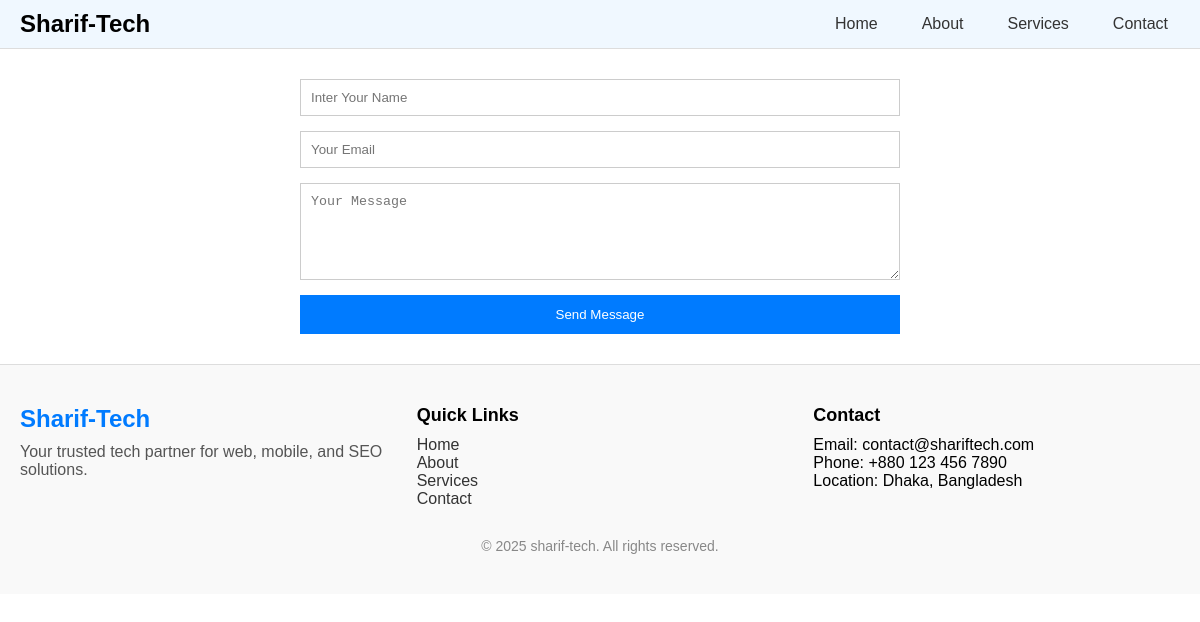
The app's page /service/, older data.
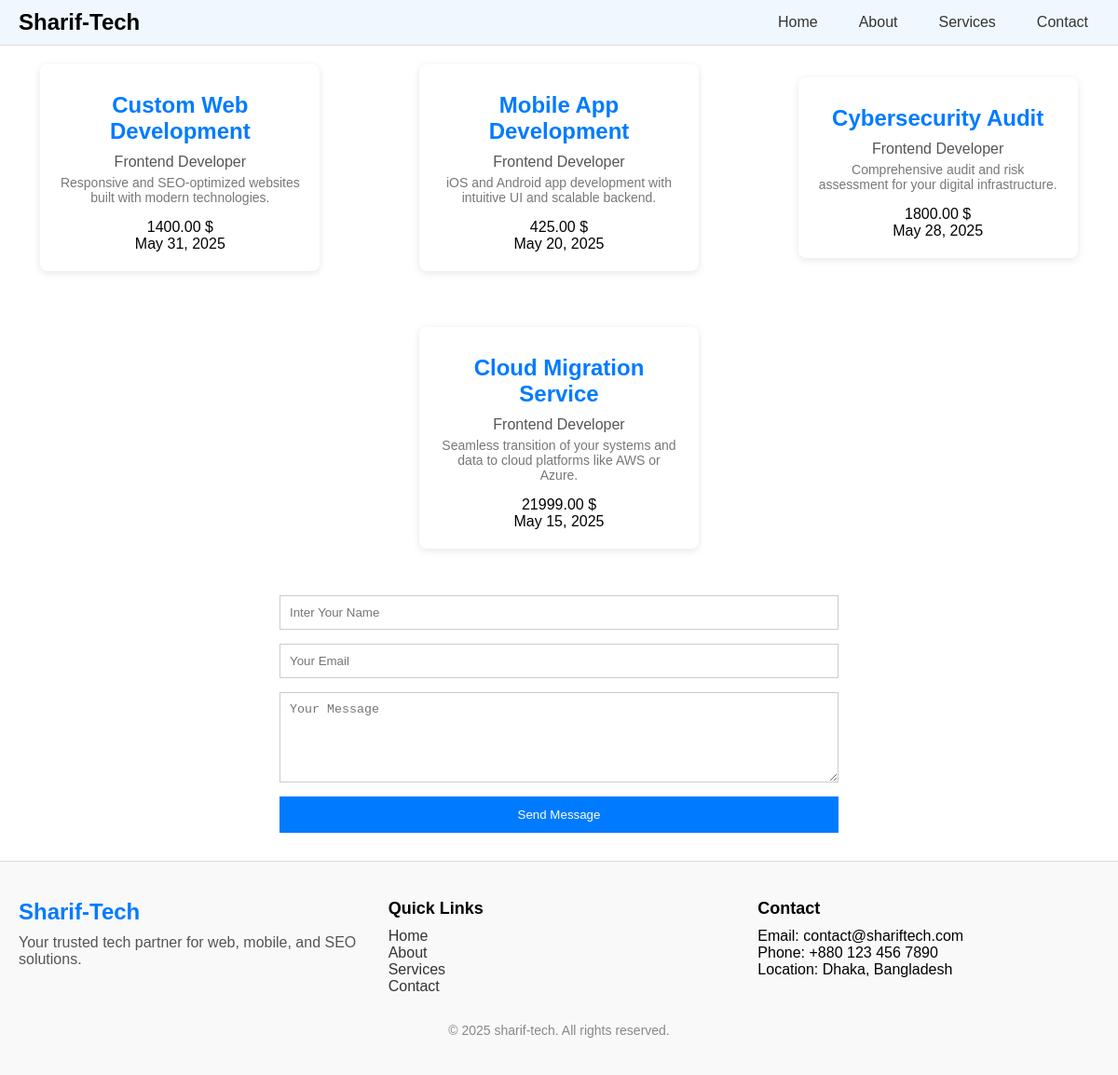
The same page, newer data.
### service/models.py (models this page shows)
class Service(models.Model):
    title= models.CharField(max_length=200)
    description= models.TextField()
    time= models.DateField()
    location= models.CharField(max_length=200)
    price= models.DecimalField(max_digits=10, decimal_places=2)
    created_at= models.DateTimeField(auto_now_add=True)
    updated_at= models.DateTimeField(auto_now=True)
    is_active= models.BooleanField(default=True)

### service/views.py (the view)
# urls.py: path('', views.service_app , name='service'),
def service_app(request):
    service= Service.objects.all()
    fm=User_Registeration()
    return render(request, 'service/service_app.html',{"service":service, "form":fm})

### service/forms.py
class User_Registeration(forms.Form):
    name=forms.CharField(max_length=100)
    email=forms.EmailField()
    phone=forms.NumberInput()
    message=forms.CharField(widget=forms.Textarea())
    image=forms.ImageField()
    password=forms.CharField(widget=forms.PasswordInput())
    confirm_password=forms.CharField(widget=forms.PasswordInput())
    check=forms.CheckboxInput()

### templates/service/service_app.html
{% extends 'common/base.html' %}{% block title %}Service App{% endblock title %}
{% block content %}
<div
  style="
    display: flex;
    flex-wrap: wrap;
    justify-content: center;
    gap: 20px;
    align-items: center;
    margin-top: 20px;
    margin: auto;
    max-width: 1200px;
  "
>
  {% if service %} {% for s in service %}
  <div
    style="
      max-width: 300px;
      margin: 20px auto;
      background: #fff;
      border-radius: 8px;
      box-shadow: 0 2px 8px rgba(0, 0, 0, 0.1);
      padding: 20px;
      text-align: center;
    "
  >
    <h2 style="margin: 10px 0; color: #007bff">{{s.title}}</h2>
    <p style="margin: 5px 0; color: #555">Frontend Developer</p>
    <p style="font-size: 14px; color: #777">{{s.description}}</p>
    <div style="margin-top: 15px">
      <p>{{s.price}} $</p>
      <p>{{s.time}}</p>
    </div>
  </div>
  {% endfor %}{% endif %}
</div>
<form
  style="
    max-width: 600px;
    margin: 30px auto;
    display: flex;
    flex-direction: column;
    gap: 15px;
  "
>
  <input
    type="text"
    name="{{from.name.name}}"
    value="{{from.name.value|default:''}}"
    placeholder="Inter Your Name"
    required
    style="padding: 10px; border: 1px solid #ccc"
  />
  <input
    type="email"
    name="{{from.email.name}}"
    value="{{from.email.value|default:''}}"
    placeholder="Your Email"
    required
    style="padding: 10px; border: 1px solid #ccc"
  />
  <textarea
    placeholder="Your Message"
    name="{{from.message.name}}"
    value="{{from.message.value|default:''}}"
    rows="5"
    required
    style="padding: 10px; border: 1px solid #ccc"
  ></textarea>
  <button
    type="submit"
    style="
      padding: 12px;
      background-color: #007bff;
      color: #fff;
      border: none;
      cursor: pointer;
    "
  >
    Send Message
  </button>
</form>
{% endblock content %}

### templates/common/base.html (shortened to what this page needs)
<!DOCTYPE html>
<html lang="en">
  <head>
  </head>
  <body>
    <nav>
      <div class="navbar">
        <div class="logo">Sharif-Tech</div>
        <ul class="nav-links" id="navLinks">
          <li><a href="{% url 'home' %}">Home</a></li>
          <li><a href="{% url 'home' %}">About</a></li>
          <li>
            <a href="{% url 'service' %}">Services</a>
          </li>
          <li><a href="#">Contact</a></li>
        </ul>
      </div>
    </nav>
    {% block content %}{% endblock content %}
    <footer
      style="
        background-color: #f9f9f9;
        border-top: 1px solid #ddd;
        padding: 40px 20px;
        font-family: Arial, sans-serif;
      "
    >
      <div
        style="
          max-width: 1200px;
          margin: auto;
          display: flex;
          flex-wrap: wrap;
          justify-content: space-between;
          gap: 30px;
        "
      >
        <div style="flex: 1; min-width: 220px">
          <h2 style="font-size: 24px; color: #007bff; font-weight: bold">
            Sharif-Tech
          </h2>
          <p style="margin-top: 10px; color: #555">
            Your trusted tech partner for web, mobile, and SEO solutions.
          </p>
        </div>
        <div style="flex: 1; min-width: 160px">
          <h3 style="font-size: 18px; margin-bottom: 10px">Quick Links</h3>
          <ul style="list-style: none; padding: 0; color: #333">
            <li>
              <a href="#" style="text-decoration: none; color: #333">Home</a>
            </li>
            <li>
              <a href="#" style="text-decoration: none; color: #333">About</a>
            </li>
            <li>
              <a href="#" style="text-decoration: none; color: #333"
                >Services</a
              >
            </li>
            <li>
              <a href="#" style="text-decoration: none; color: #333">Contact</a>
            </li>
          </ul>
        </div>
        <div style="flex: 1; min-width: 220px">
          <h3 style="font-size: 18px; margin-bottom: 10px">Contact</h3>
          <p>Email: contact@shariftech.com</p>
          <p>Phone: +880 123 456 7890</p>
          <p>Location: Dhaka, Bangladesh</p>
        </div>
      </div>
      <div
        style="
          text-align: center;
          margin-top: 30px;
          color: #888;
          font-size: 14px;
        "
      >
        &copy; 2025 sharif-tech. All rights reserved.
      </div>
    </footer>
  </body>
</html>

### templates/common/base.html (style rules this page uses)
* { margin: 0; padding: 0; box-sizing: border-box; }
body { font-family: Arial, sans-serif; }
nav { background-color: #f0f8ff; border-bottom: 1px solid #ddd; padding: 10px 20px; }
.navbar { display: flex; justify-content: space-between; align-items: center; max-width: 1200px; margin: auto; }
.logo { font-size: 24px; font-weight: bold; color: rgb(0, 0, 0); }
.nav-links { display: flex; gap: 20px; list-style: none; }
.nav-links li { position: relative; }
.nav-links a { text-decoration: none; color: #333; padding: 8px 12px; transition: color 0.3s; }

Row changes from the older to the newer data that the page shows:
added Service: title "Custom Web Development", description "Responsive and SEO-optimized websites built with modern technologies.", price "1400.00", time "May 31, 2025"
added Service: title "Mobile App Development", description "iOS and Android app development with intuitive UI and scalable backend.", price "425.00", time "May 20, 2025"
added Service: title "Cybersecurity Audit", description "Comprehensive audit and risk assessment for your digital infrastructure.", price "1800.00", time "May 28, 2025"
added Service: title "Cloud Migration Service", description "Seamless transition of your systems and data to cloud platforms like AWS or Azure.", price "21999.00", time "May 15, 2025"
